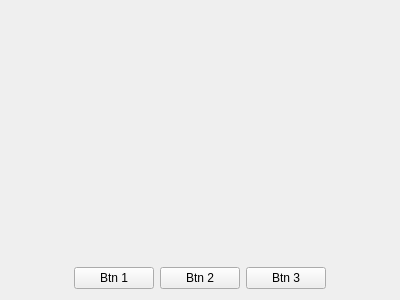
<?xml version="1.0" encoding="UTF-8"?>
<ui version="4.0">
 <class>layout_win</class>
 <widget class="QWidget" name="layout_win">
  <property name="geometry">
   <rect>
    <x>0</x>
    <y>0</y>
    <width>400</width>
    <height>300</height>
   </rect>
  </property>
  <property name="windowTitle">
   <string>Form</string>
  </property>
  <layout class="QVBoxLayout" name="verticalLayout">
   <item>
    <layout class="QVBoxLayout" name="verticalLayout_2">
     <item>
      <widget class="QLabel" name="lbl_icon">
       <property name="text">
        <string/>
       </property>
       <property name="alignment">
        <set>Qt::AlignCenter</set>
       </property>
      </widget>
     </item>
     <item>
      <widget class="QLabel" name="lbl_text">
       <property name="layoutDirection">
        <enum>Qt::RightToLeft</enum>
       </property>
       <property name="text">
        <string/>
       </property>
       <property name="alignment">
        <set>Qt::AlignCenter</set>
       </property>
      </widget>
     </item>
    </layout>
   </item>
   <item>
    <layout class="QHBoxLayout" name="layout_btn">
     <item>
      <spacer name="hSpacer_L">
       <property name="orientation">
        <enum>Qt::Horizontal</enum>
       </property>
       <property name="sizeHint" stdset="0">
        <size>
         <width>40</width>
         <height>20</height>
        </size>
       </property>
      </spacer>
     </item>
     <item>
      <widget class="QPushButton" name="btn_1">
       <property name="text">
        <string>Btn 1</string>
       </property>
      </widget>
     </item>
     <item>
      <widget class="QPushButton" name="btn_2">
       <property name="text">
        <string>Btn 2</string>
       </property>
      </widget>
     </item>
     <item>
      <widget class="QPushButton" name="btn_3">
       <property name="text">
        <string>Btn 3</string>
       </property>
      </widget>
     </item>
     <item>
      <spacer name="hSpacer_R">
       <property name="orientation">
        <enum>Qt::Horizontal</enum>
       </property>
       <property name="sizeHint" stdset="0">
        <size>
         <width>40</width>
         <height>20</height>
        </size>
       </property>
      </spacer>
     </item>
    </layout>
   </item>
  </layout>
 </widget>
 <resources/>
 <connections/>
</ui>
